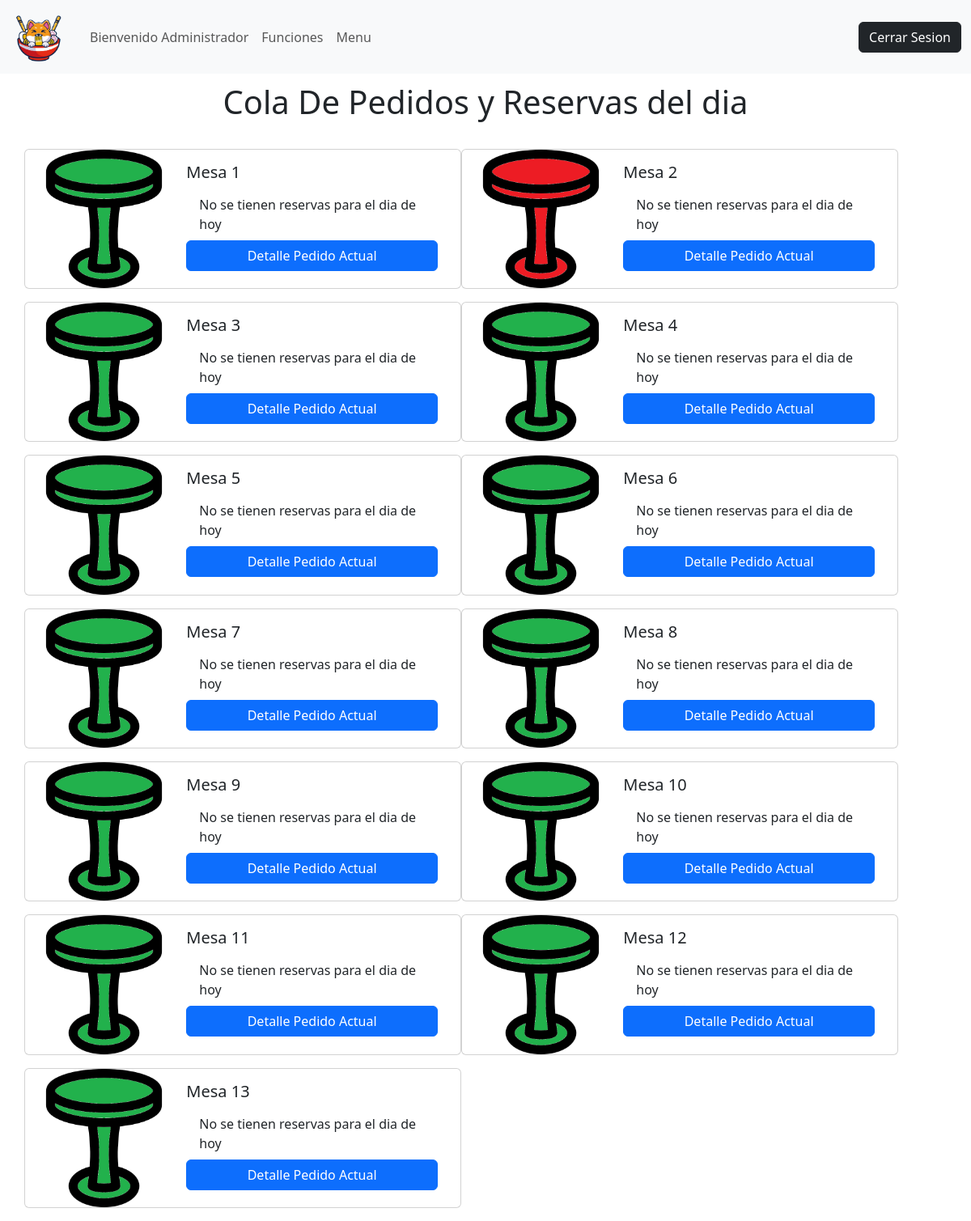
Before: /pedidosingresadoscocina (signed in) with the older database file.
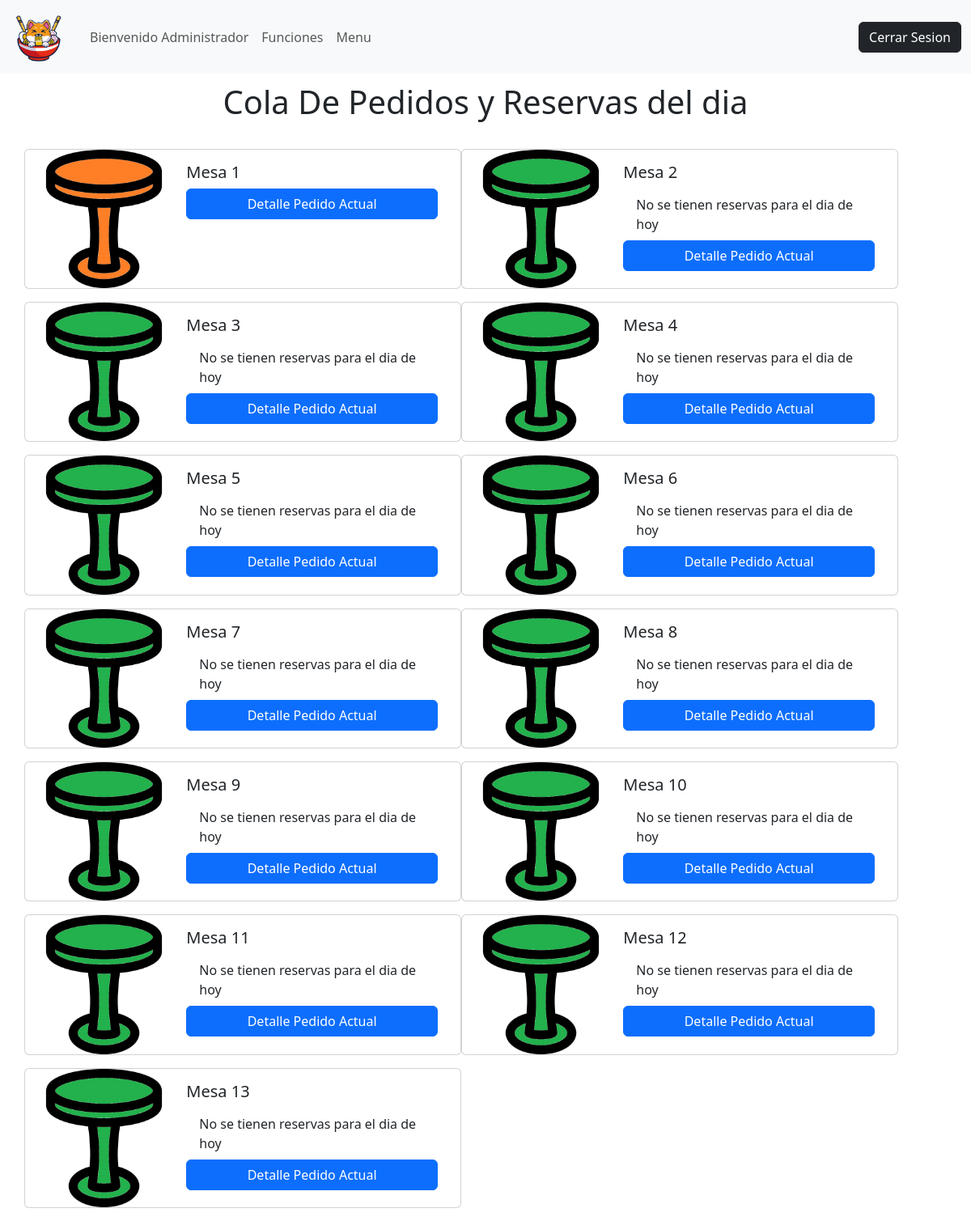
After: the same page with the newer database file.
### appweb/models.py (models this page shows, shortened)
class Mesa (models.Model):
    ID_Mesa = models.AutoField(primary_key=True, help_text="Id de la mesa")
    Nombre_Mesa = models.CharField(max_length=10, help_text="Identificador de la mesa")
    Estado_Ocupado = models.BooleanField()
    Estado_Reservado = models.BooleanField()

### appweb/views.py (the view)
# urls.py: path('pedidosingresadoscocina',pedidosingresadoscocina,name='pedidosingresadoscocina'),
@login_required(login_url="/accounts/login")
def pedidosingresadoscocina(request):
    mesaspedido =  Mesa.objects.all()
    pedidos =  Descripción_Pedidos.objects.all()
    reserv = Reserva_Mesa.objects.all()
    fecha_hoy = timezone.localtime(timezone.now()).date()
    data = {
        "Mesas": mesaspedido,
        "pedidos": pedidos,
        "reservas": reserv,
        "fecha_hoy":fecha_hoy
          }
    return render(request,"mantenedor/garzon/pedidosingresadoscocina.html",data)

### appweb/context_processor.py (called while the page is built)
def costo_total_carro(request):
    total=0
    if 'carro' in request.session:
        for key, value in request.session["carro"].items():
            total=total+(int(value["precio"]))
    return {"costo_total_carro":total}

### appweb/templates/mantenedor/garzon/pedidosingresadoscocina.html (shortened to what this page needs)
{% extends 'base.html' %}
{% block contenido %}
{% load static %}
<div class="container" style="height: 805px;">
    <div class="cont-profesionales col-lg-12 col-md-12 col-sm-12 col-xs-12">
        <h1 style="text-align: center; margin-top: 1%; margin-bottom: 3%;">Cola De Pedidos y Reservas del dia</h1>
        <div class="cont-listado row">
            {% for x in Mesas %}
            {% if x.ID_Mesa is 0  %}
            {% else %}
            <div class="card mb-3" style="max-width: 540px;">
                <div class="row g-0">
                    <div class="col-md-4">
                        {% if x.Estado_Ocupado %}
                        <img src="{% static 'image/mesaa.png' %}" class="img-fluid rounded-start" alt="...">
                        {% elif x.Estado_Reservado  %}
                        <img src="{% static 'image/mesab.png' %}" class="img-fluid rounded-start" alt="...">
                        {% else %}
                        <img src="{% static 'image/mesac.png' %}" class="img-fluid rounded-start" alt="...">
                        {% endif %}
                    </div>
                    <div class="col-md-8">
                        <div class="card-body">
                            <h5 class="card-title">{{ x.Nombre_Mesa }}</h5>
                            <ul class="list-group list-group-flush">
                            {% if  x.Estado_Reservado == 1 %}
                            {% for z in reservas %}
                            {% if z.fecha == fecha_hoy  %}
                            {% if z.ID_Mesa.ID_Mesa == x.ID_Mesa %}
                                <li class="list-group-item"> Reserva de {{z.nombre}} para {{z.cantidad_comensales}} comensales para las {{z.hora}} </li>
                              {% endif %}
                              {% endif %}
                              {% endfor %}
                            </ul>
                              {% else %}
                              <ul class="list-group list-group-flush">
                                <li class="list-group-item"> No se tienen reservas para el dia de hoy</li>
                              </ul>
                              {% endif %}
                              <div class="d-grid">
                              <button type="button" class="btn btn-primary btn-md" data-bs-toggle="modal" data-bs-target="#modal{{ forloop.counter }}">Detalle Pedido Actual</button>
                              </div>
                        </div>
                    </div>
                </div>
            </div>
            {% endif %}
            {% endfor %}
        </div>
    </div>
</div>
{% endblock %}

### appweb/templates/base.html (shortened to what this page needs)
<!DOCTYPE html>
<html lang="en">
<head>
  {% load static%}
  <link href="https://cdn.jsdelivr.net/npm/bootstrap@5.3.3/dist/css/bootstrap.min.css" rel="stylesheet">
  <link rel="stylesheet"  href="{% static 'design/design.css' %}">
  <link rel="stylesheet" href="https://cdnjs.cloudflare.com/ajax/libs/font-awesome/4.7.0/css/font-awesome.min.css">
</head>
<body>
<nav class="navbar navbar-expand-lg bg-body-tertiary">
  <div class="container-fluid">
    <a class="navbar-brand" href="{% url 'index' %}">
      <img class="logo" src="{% static 'image/TecnoFood.png' %}" alt="Logo" style="width:75px;height:65px;">
    </a>
    <div class="collapse navbar-collapse" id="navbarSupportedContent">
      <ul class="navbar-nav me-auto mb-2 mb-lg-0">
        {% if user.is_authenticated and user.is_staff == False %}
        <li class="nav-item">
          <a class="nav-link" href="#" role="button" data-bs-toggle="dropdown" aria-expanded="false">
            Bienvenido {{user.username}}
          </a>
        </li>
        <li class="nav-item">
          <a class="nav-link" href="{% url 'menupedidoonline' %}">Compra en Linea</a>
        </li>
        <li class="nav-item">
          <a class="nav-link" href="{% url 'reservamesa' %}">Reserva Aqui</a>
        </li>
        {% elif user.is_authenticated and user.is_staff %}
        <li class="nav-item">
          <a class="nav-link" href="#" role="button" data-bs-toggle="dropdown" aria-expanded="false">
            Bienvenido {{user.username}}
          </a>
        </li>
        <li class="nav-item">
          <a class="nav-link" href="{% url 'funciones' user.id %}">Funciones</a>
        </li>
        <li class="nav-item">
          <a class="nav-link" href="{% url 'menu' %}">Menu</a>
        </li>
        {% endif %}
      </ul>
      {% if user.is_authenticated %}
      <div class="ms-auto">
        <a href="{% url 'logout' %}" class="btn btn-dark">Cerrar Sesion</a>
      </div>
      {% endif %}
    </div>
  </div>
</nav>
  <main>
      {% block contenido %}
      {% endblock %}
  </main>
</body>
</html>

Changed rows visible on the page:
changed Mesa "Mesa 1": Estado_Reservado: picture added; Estado_Reservado: picture removed; no longer shows "No se tienen reservas para el dia de hoy"
changed Mesa "Mesa 2": Estado_Ocupado: picture added; Estado_Ocupado: picture removed
